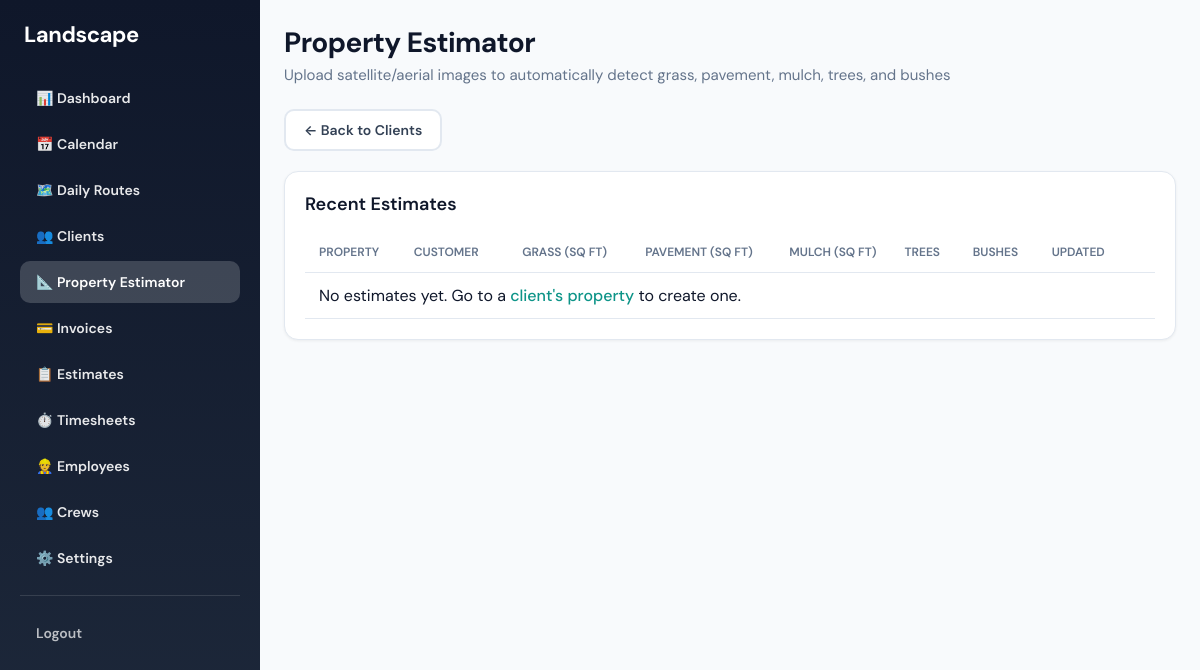
/estimator/ (signed in), run on an earlier commit of the app's database.
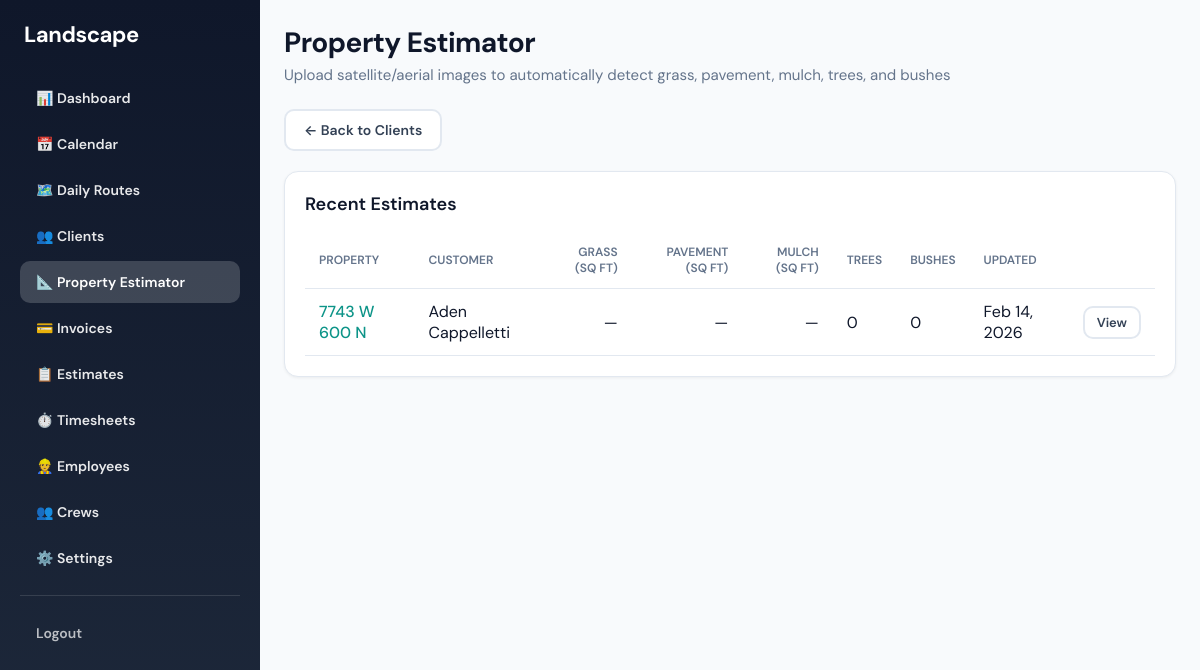
And on a later commit of the database.
### property_estimator/models.py (models this page shows, shortened)
class PropertyEstimate(models.Model):
    property = models.ForeignKey(
        Property,
        on_delete=models.CASCADE,
        related_name='property_estimates'
    )
    total_area_sqft = models.DecimalField(
        max_digits=12,
        decimal_places=2,
        null=True,
        blank=True,
        help_text='User-provided total property area for scale calibration'
    )
    grass_sqft = models.DecimalField(max_digits=12, decimal_places=2, null=True, blank=True)
    pavement_sqft = models.DecimalField(max_digits=12, decimal_places=2, null=True, blank=True, help_text='Sidewalks, parking, driveways (snow removal)')
    mulch_bed_sqft = models.DecimalField(max_digits=12, decimal_places=2, null=True, blank=True)
    tree_count = models.PositiveIntegerField(default=0)
    bush_count = models.PositiveIntegerField(default=0)
    notes = models.TextField(blank=True)
    created_at = models.DateTimeField(auto_now_add=True)
    updated_at = models.DateTimeField(auto_now=True)
    class Meta:
        ordering = ['-updated_at']

### customers/models.py (models this page shows, shortened)
class Property(models.Model):
    customer = models.ForeignKey(
        Customer,
        on_delete=models.CASCADE,
        related_name='properties'
    )
    address = models.CharField(max_length=255)
    latitude = models.DecimalField(max_digits=10, decimal_places=7, null=True, blank=True)
    longitude = models.DecimalField(max_digits=10, decimal_places=7, null=True, blank=True)
    notes = models.TextField(blank=True)
    gate_code = models.CharField(max_length=50, blank=True)
    has_dog = models.BooleanField(default=False)
    created_at = models.DateTimeField(auto_now_add=True)
    updated_at = models.DateTimeField(auto_now=True)

class Customer(models.Model):
    business = models.ForeignKey(
        Business,
        on_delete=models.CASCADE,
        related_name='customers'
    )
    name = models.CharField(max_length=255)
    phone = models.CharField(max_length=20, blank=True)
    alt_phone = models.CharField(max_length=20, blank=True, verbose_name='Alternate phone')
    email = models.EmailField(blank=True)
    address_line1 = models.CharField(max_length=255, blank=True, verbose_name='Address')
    address_line2 = models.CharField(max_length=255, blank=True, verbose_name='Address line 2')
    city = models.CharField(max_length=100, blank=True)
    state = models.CharField(max_length=50, blank=True)
    postal_code = models.CharField(max_length=20, blank=True, verbose_name='ZIP / Postal code')
    notes = models.TextField(blank=True)
    created_at = models.DateTimeField(auto_now_add=True)
    updated_at = models.DateTimeField(auto_now=True)

### property_estimator/views.py (the view)
# urls.py: path("", views.estimator_list, name="estimator_list"),
@role_required("owner")
def estimator_list(request):
    business = _get_business(request)
    if not business:
        messages.error(request, "You must be associated with a business.")
        return redirect("/")
    estimates = PropertyEstimate.objects.filter(
        property__customer__business=business
    ).select_related('property', 'property__customer').order_by('-updated_at')[:50]
    return render(request, "property_estimator/estimator_list.html", {"estimates": estimates})

### property_estimator/views.py (called while the page is built)
def _get_business(request):
    return getattr(request.user, 'business', None)

### property_estimator/templates/property_estimator/estimator_list.html
{% extends "base.html" %}
{% block content %}
<div class="page-header">
  <h1>Property Estimator</h1>
  <p>Upload satellite/aerial images to automatically detect grass, pavement, mulch, trees, and bushes</p>
</div>
<div class="quick-actions" style="margin-bottom: 20px;">
  <a href="{% url 'customer_list' %}" class="btn btn-secondary">← Back to Clients</a>
</div>
<div class="card">
  <h2 class="card-title">Recent Estimates</h2>
  <table class="data-table">
    <thead>
      <tr>
        <th>Property</th>
        <th>Customer</th>
        <th class="num">Grass (sq ft)</th>
        <th class="num">Pavement (sq ft)</th>
        <th class="num">Mulch (sq ft)</th>
        <th>Trees</th>
        <th>Bushes</th>
        <th>Updated</th>
        <th></th>
      </tr>
    </thead>
    <tbody>
      {% for est in estimates %}
      <tr>
        <td><a href="{% url 'estimator_detail' est.property_id est.id %}" class="link-primary">{{ est.property.address }}</a></td>
        <td>{{ est.property.customer.name }}</td>
        <td class="num">{{ est.grass_sqft|default:"—" }}</td>
        <td class="num">{{ est.pavement_sqft|default:"—" }}</td>
        <td class="num">{{ est.mulch_bed_sqft|default:"—" }}</td>
        <td>{{ est.tree_count|default:0 }}</td>
        <td>{{ est.bush_count|default:0 }}</td>
        <td>{{ est.updated_at|date:"M j, Y" }}</td>
        <td><a href="{% url 'estimator_detail' est.property_id est.id %}" class="btn btn-secondary btn-sm">View</a></td>
      </tr>
      {% empty %}
      <tr><td colspan="9">No estimates yet. Go to a <a href="{% url 'customer_list' %}" class="link-primary">client's property</a> to create one.</td></tr>
      {% endfor %}
    </tbody>
  </table>
</div>
{% endblock %}

What changed in the data, as far as the page shows it:
added PropertyEstimate: property.address "7743 W 600 N", property.customer.name "Aden Cappelletti", grass_sqft "—", pavement_sqft "—", mulch_bed_sqft "—", tree_count "0", bush_count "0", updated_at "Feb 14, 2026"
Also different on the page:
text no longer shown: "No estimates yet. Go to a client's property to create one."
